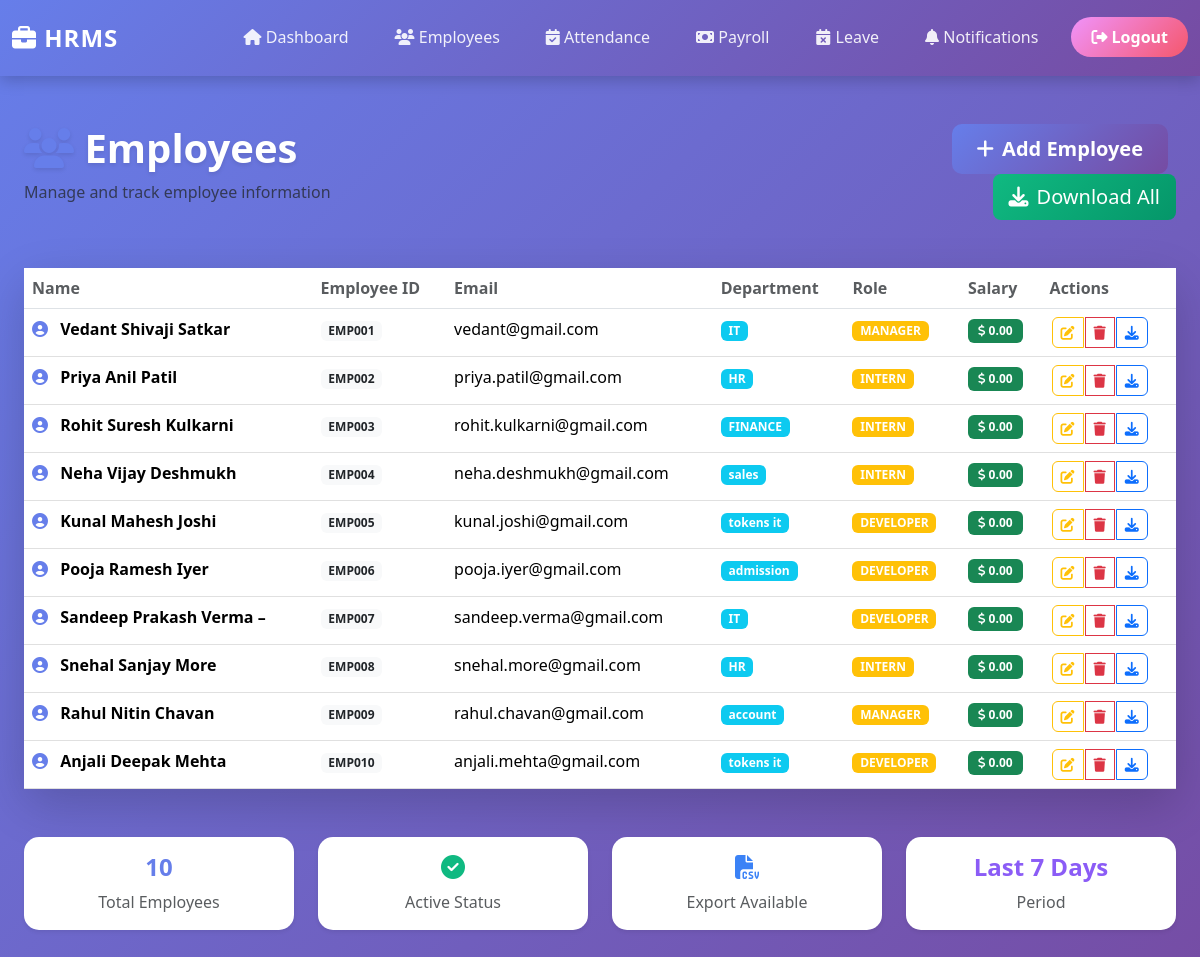
/employees/, run on the app's committed database.
### employees/models.py (models this page shows, shortened)
class Employee(models.Model):
    name = models.CharField(max_length=100)
    employee_id = models.CharField(max_length=20, unique=True)
    department = models.ForeignKey(
        Department,
        on_delete=models.SET_NULL,
        null=True
    )
    role = models.ForeignKey(
        Role,
        on_delete=models.SET_NULL,
        null=True
    )
    email = models.EmailField()
    salary = models.DecimalField(max_digits=10, decimal_places=2, default=0)
    date_of_joining = models.DateField(default=now)

class Department(models.Model):
    name = models.CharField(max_length=100)

class Role(models.Model):
    name = models.CharField(max_length=100)

### employees/views.py (the view)
# urls.py: path('', views.employee_list, name='employee_list'),
def employee_list(request):
    employees = Employee.objects.all()
    return render(request, 'employees/employee_list.html', {'employees': employees})

### templates/employees/employee_list.html (shortened to what this page needs)
{% extends 'base.html' %}
{% load static %}
{% block content %}
<div class="container-fluid my-5">
    <div class="row mb-5">
        <div class="col-md-8">
            <h1 class="mb-0" style="font-size: 2.5rem; font-weight: 700;">
                <i class="fas fa-users" style="color: #667eea;"></i> Employees
            </h1>
            <p class="text-muted mt-2">Manage and track employee information</p>
        </div>
        <div class="col-md-4 text-end">
            <a href="{% url 'add_employee' %}" class="btn btn-primary btn-lg me-2" style="background: linear-gradient(135deg, #667eea 0%, #764ba2 100%); border: none;">
                <i class="fas fa-plus me-2"></i>Add Employee
            </a>
            <a href="{% url 'download_all_employees' %}" class="btn btn-success btn-lg" onclick="downloadNotification()" style="background: linear-gradient(135deg, #10b981 0%, #059669 100%); border: none;">
                <i class="fas fa-download me-2"></i>Download All
            </a>
        </div>
    </div>
    {% if employees %}
    <div class="card shadow-lg border-0">
        <div class="table-responsive">
            <table class="table table-hover mb-0">
                <thead style="background: linear-gradient(135deg, #f3f4f6 0%, #e5e7eb 100%);">
                    <tr>
                        <th class="text-muted fw-600">Name</th>
                        <th class="text-muted fw-600">Employee ID</th>
                        <th class="text-muted fw-600">Email</th>
                        <th class="text-muted fw-600">Department</th>
                        <th class="text-muted fw-600">Role</th>
                        <th class="text-muted fw-600">Salary</th>
                        <th class="text-muted fw-600">Actions</th>
                    </tr>
                </thead>
                <tbody>
                    {% for employee in employees %}
                    <tr style="transition: all 0.3s ease;">
                        <td class="fw-600">
                            <i class="fas fa-user-circle me-2" style="color: #667eea;"></i>
                            {{ employee.name }}
                        </td>
                        <td>
                            <span class="badge bg-light text-dark">{{ employee.employee_id }}</span>
                        </td>
                        <td>{{ employee.email }}</td>
                        <td>
                            <span class="badge bg-info">{{ employee.department.name|default:"N/A" }}</span>
                        </td>
                        <td>
                            <span class="badge bg-warning">{{ employee.role.name|default:"N/A" }}</span>
                        </td>
                        <td>
                            <span class="badge bg-success" style="font-size: 12px; padding: 6px 10px;">
                                <i class="fas fa-dollar-sign"></i> {{ employee.salary }}
                            </span>
                        </td>
                        <td>
                            <div class="btn-group" role="group">
                                <a href="{% url 'edit_employee' employee.id %}" class="btn btn-sm btn-outline-warning" title="Edit Employee" data-bs-toggle="tooltip">
                                    <i class="fas fa-edit"></i>
                                </a>
                                <a href="{% url 'delete_employee' employee.id %}" class="btn btn-sm btn-outline-danger" onclick="return confirm('Delete {{ employee.name }}?');" title="Delete Employee" data-bs-toggle="tooltip">
                                    <i class="fas fa-trash"></i>
                                </a>
                                <a href="{% url 'download_employee' employee.id %}" class="btn btn-sm btn-outline-primary" onclick="downloadSingleNotification('{{ employee.name }}')" title="Download as CSV" data-bs-toggle="tooltip">
                                    <i class="fas fa-download"></i>
                                </a>
                            </div>
                        </td>
                    </tr>
                    {% endfor %}
                </tbody>
            </table>
        </div>
    </div>
    <div class="row mt-5">
        <div class="col-md-3">
            <div class="card text-center shadow-sm border-0">
                <div class="card-body py-3">
                    <h4 style="color: #667eea; font-weight: 700;">{{ employees.count }}</h4>
                    <p class="text-muted mb-0">Total Employees</p>
                </div>
            </div>
        </div>
        <div class="col-md-3">
            <div class="card text-center shadow-sm border-0">
                <div class="card-body py-3">
                    <h4 style="color: #10b981; font-weight: 700;"><i class="fas fa-check-circle"></i></h4>
                    <p class="text-muted mb-0">Active Status</p>
                </div>
            </div>
        </div>
        <div class="col-md-3">
            <div class="card text-center shadow-sm border-0">
                <div class="card-body py-3">
                    <h4 style="color: #3b82f6; font-weight: 700;"><i class="fas fa-file-csv"></i></h4>
                    <p class="text-muted mb-0">Export Available</p>
                </div>
            </div>
        </div>
        <div class="col-md-3">
            <div class="card text-center shadow-sm border-0">
                <div class="card-body py-3">
                    <h4 style="color: #8b5cf6; font-weight: 700;">Last 7 Days</h4>
                    <p class="text-muted mb-0">Period</p>
                </div>
            </div>
        </div>
    </div>
    {% endif %}
</div>
{% endblock %}

### employees/templates/base.html (shortened to what this page needs)
<!DOCTYPE html>
<html lang="en">
<head>
    <link href="https://cdn.jsdelivr.net/npm/bootstrap@5.3.2/dist/css/bootstrap.min.css" rel="stylesheet">
    <link rel="stylesheet" href="https://cdnjs.cloudflare.com/ajax/libs/font-awesome/6.4.0/css/all.min.css">
</head>
<body>
    {% include 'includes/navbar.html' %}
    <div class="container">
        {% block content %}
        {% endblock %}
    </div>
</body>
</html>

### employees/templates/includes/navbar.html (shortened to what this page needs)
<nav class="navbar navbar-expand-lg navbar-custom sticky-top">
    <div class="container-fluid">
        <a class="navbar-brand" href="/">
            <i class="fas fa-briefcase"></i> HRMS
        </a>
        <div class="collapse navbar-collapse" id="navbarNav">
            <ul class="navbar-nav ms-auto">
                <li class="nav-item">
                    <a class="nav-link" href="/"><i class="fas fa-home"></i> Dashboard</a>
                </li>
                <li class="nav-item">
                    <a class="nav-link" href="/employees/"><i class="fas fa-users"></i> Employees</a>
                </li>
                <li class="nav-item">
                    <a class="nav-link" href="/attendance/"><i class="fas fa-calendar-check"></i> Attendance</a>
                </li>
                <li class="nav-item">
                    <a class="nav-link" href="/payroll/"><i class="fas fa-money-bill"></i> Payroll</a>
                </li>
                <li class="nav-item">
                    <a class="nav-link" href="/leave/"><i class="fas fa-calendar-times"></i> Leave</a>
                </li>
                <li class="nav-item">
                    <a class="nav-link" href="/notification/"><i class="fas fa-bell"></i> Notifications</a>
                </li>
                <li class="nav-item">
                    <form method="post" action="{% url 'logout' %}" style="display:inline; margin-left: 10px;">
                        <button type="submit" class="btn btn-logout">
                            <i class="fas fa-sign-out-alt"></i> Logout
                        </button>
                    </form>
                </li>
            </ul>
        </div>
    </div>
</nav>

### employees/templates/base.html (style rules this page uses)
* { margin: 0; padding: 0; box-sizing: border-box; }
body { background: linear-gradient(135deg, #667eea 0%, #764ba2 100%); min-height: 100vh; font-family: 'Segoe UI', Tahoma, Geneva, Verdana, sans-serif; padding-bottom: 50px; }
.navbar-custom { background: linear-gradient(135deg, #667eea 0%, #764ba2 100%); box-shadow: 0 4px 15px rgba(0,0,0,0.2); padding: 15px 0; }
.navbar-brand { font-size: 24px; font-weight: 700; color: #fff !important; letter-spacing: 1px; }
.nav-link { color: rgba(255,255,255,0.9) !important; margin: 0 15px; font-weight: 500; transition: all 0.3s ease; border-bottom: 2px solid transparent; }
.container { max-width: 1200px; margin-top: 40px; }
.card { border: none; border-radius: 15px; box-shadow: 0 8px 25px rgba(0,0,0,0.15); transition: transform 0.3s ease, box-shadow 0.3s ease; background: #fff; margin-bottom: 25px; }
.btn-logout { background: linear-gradient(135deg, #f093fb 0%, #f5576c 100%); border: none; color: white; padding: 8px 20px; border-radius: 25px; font-weight: 600; transition: all 0.3s ease; }
table { color: #333; }
table thead { background: linear-gradient(135deg, #667eea 0%, #764ba2 100%); color: white; }
table tbody tr { transition: all 0.3s ease; border-bottom: 1px solid #e0e0e0; }
.btn-primary { background: linear-gradient(135deg, #667eea 0%, #764ba2 100%); border: none; border-radius: 10px; padding: 10px 25px; font-weight: 600; transition: all 0.3s ease; }
h1, h2, h3 { color: #fff; font-weight: 700; text-shadow: 0 2px 4px rgba(0,0,0,0.1); }

### templates/employees/employee_list.html (style rules this page uses)
.btn-group .btn { border-radius: 6px; margin: 0 2px; transition: all 0.3s ease; }
.fw-600 { font-weight: 600; }

### data on the page
Employee: name "Vedant Shivaji Satkar", employee_id "EMP001", email "vedant@gmail.com", department.name "IT", role.name "MANAGER", salary "0.00"
Employee: name "Priya Anil Patil", employee_id "EMP002", email "priya.patil@gmail.com", department.name "HR", role.name "INTERN", salary "0.00"
Employee: name "Rohit Suresh Kulkarni", employee_id "EMP003", email "rohit.kulkarni@gmail.com", department.name "FINANCE", role.name "INTERN", salary "0.00"
Employee: name "Neha Vijay Deshmukh", employee_id "EMP004", email "neha.deshmukh@gmail.com", department.name "sales", role.name "INTERN", salary "0.00"
Employee: name "Kunal Mahesh Joshi", employee_id "EMP005", email "kunal.joshi@gmail.com", department.name "tokens it", role.name "DEVELOPER", salary "0.00"
Employee: name "Pooja Ramesh Iyer", employee_id "EMP006", email "pooja.iyer@gmail.com", department.name "admission", role.name "DEVELOPER", salary "0.00"
Employee: name "Sandeep Prakash Verma –", employee_id "EMP007", email "sandeep.verma@gmail.com", department.name "IT", role.name "DEVELOPER", salary "0.00"
Employee: name "Snehal Sanjay More", employee_id "EMP008", email "snehal.more@gmail.com", department.name "HR", role.name "INTERN", salary "0.00"
Employee: name "Rahul Nitin Chavan", employee_id "EMP009", email "rahul.chavan@gmail.com", department.name "account", role.name "MANAGER", salary "0.00"
Employee: name "Anjali Deepak Mehta", employee_id "EMP010", email "anjali.mehta@gmail.com", department.name "tokens it", role.name "DEVELOPER", salary "0.00"

### other printed values
{{ employees.count }} "10"
